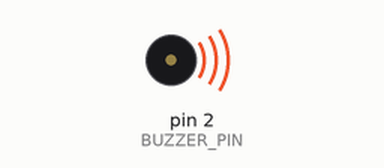
Recording of a sketch running on a simulated Arduino Uno, built with avr-gcc and run on an emulated ATmega328P. On the bench: buzzer (waves = sounding).

Above: at 0.5 s.
Timing chart, 0 to 4.6 s (numbered marks = the images above):
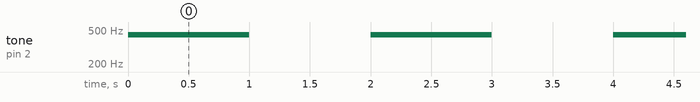

The sketch:

020-PassiveBuzzer.ino
```cpp
// Passive Buzzer: sample code for Arduino Uno & Arduino Mega
//
// Play 440 Hz tone for 1 second, then no tone for 1 second, and repeat.

constexpr byte          BUZZER_PIN   =    2;  // PWM not needed
constexpr unsigned int  TONE_PITCH   =  440;  // Hz
constexpr unsigned long TONE_LENGTH  = 1000;  // ms
constexpr unsigned long CYCLE_LENGTH = 2000;  // ms (On time plus off time)

void setup() {
  pinMode(BUZZER_PIN, OUTPUT);
}

void loop() {
  // Turn buzzer on for TONE_LENGTH ms, off for (CYCLE_LENGTH - TONE_LENGTH) ms.
  tone(BUZZER_PIN, TONE_PITCH, TONE_LENGTH);
  delay(CYCLE_LENGTH);
}
```

Measured:
- by itself, tone on pin 2 (BUZZER_PIN): alternates 440 Hz for 1.0 s and silent for 1.0 s
